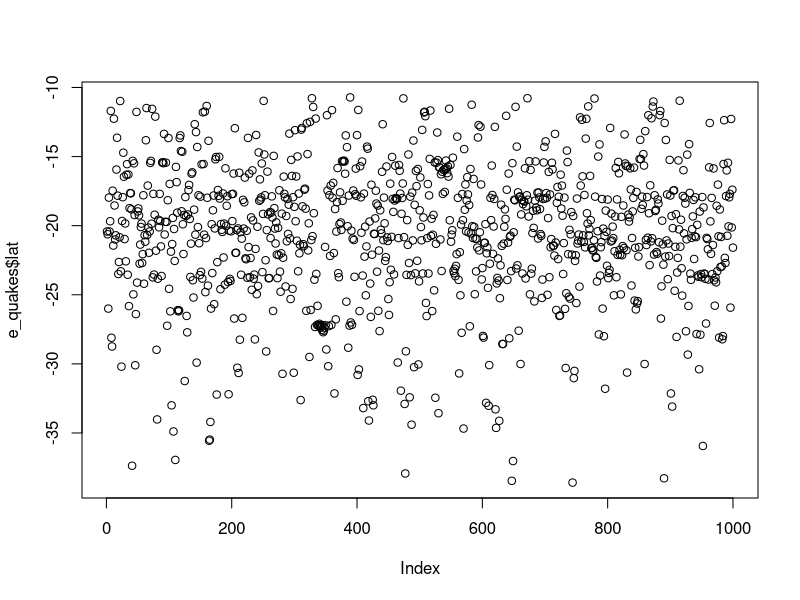
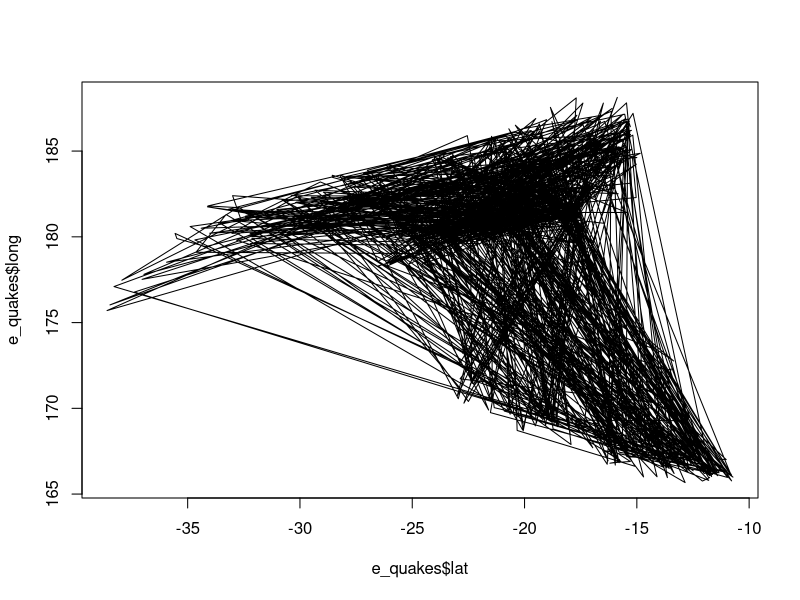
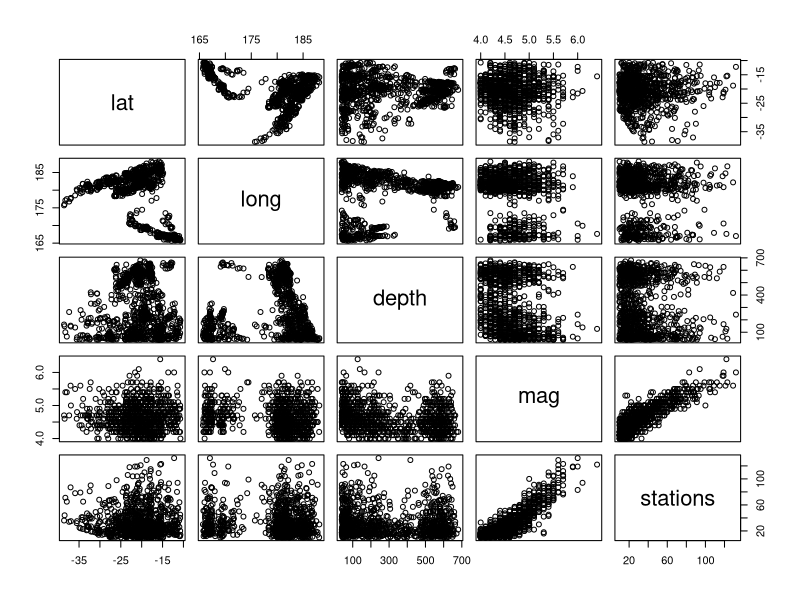
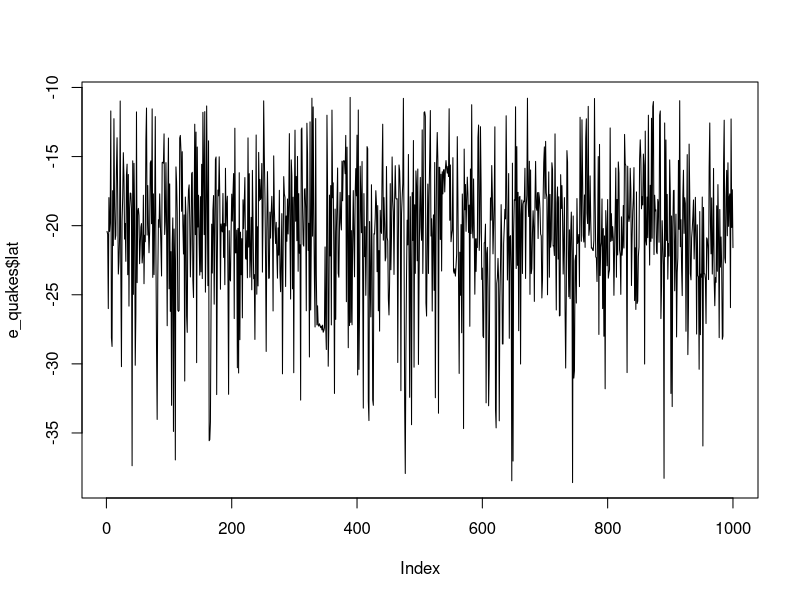
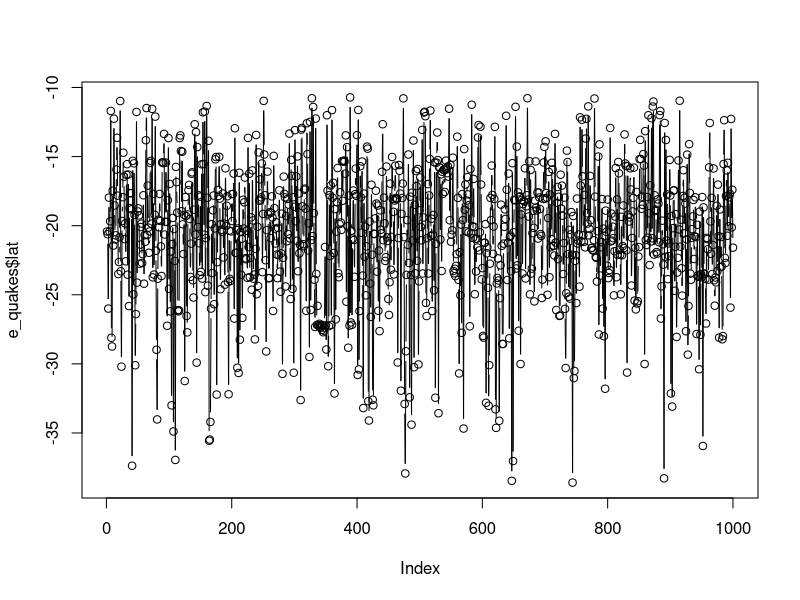
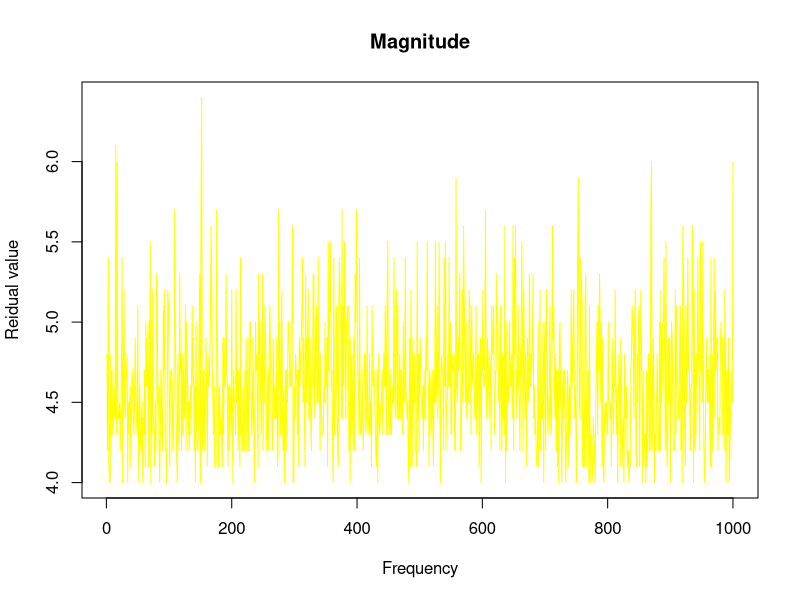
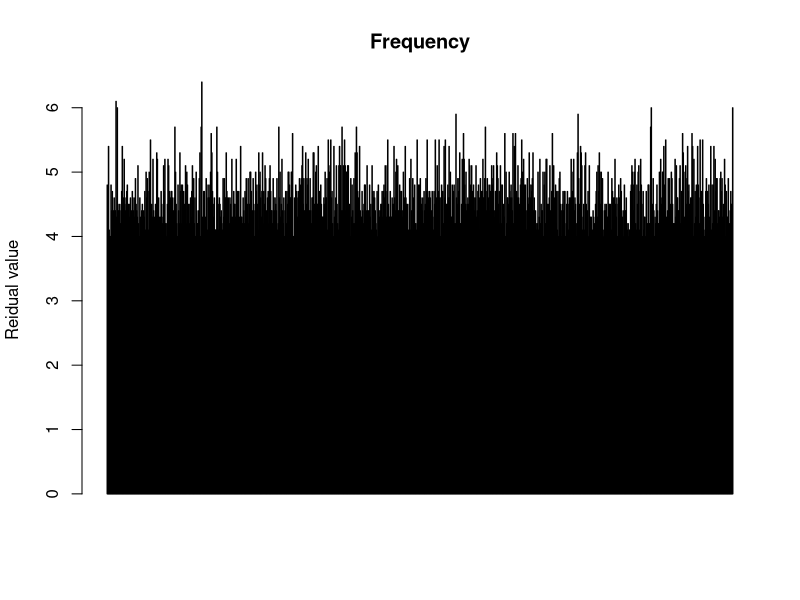
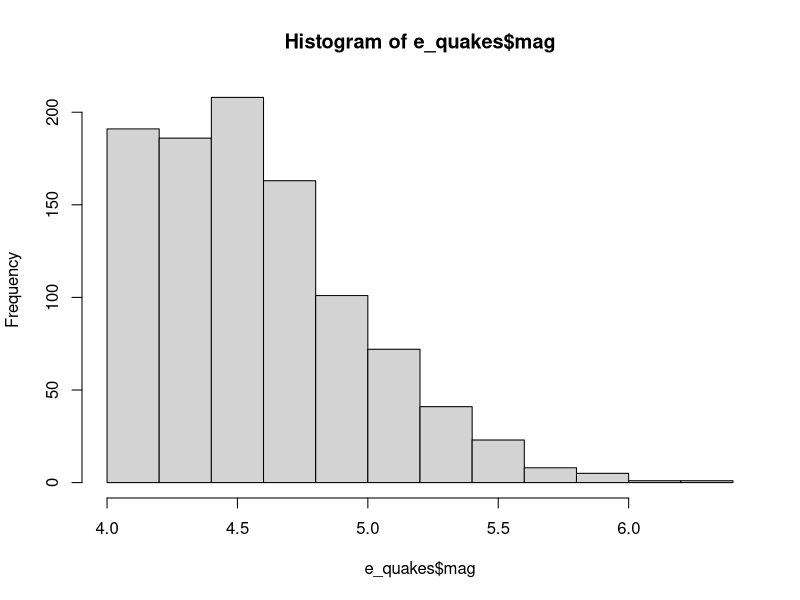

Generate these figures, in order, with R:
#
e_quakes<-datasets::quakes

#descriptive statstics

summary(e_quakes[,c(2,3)])
e_quakes$lat
e_quakes$long
e_quakes$depth
e_quakes$mag
e_quakes$stations


#summary
summary(e_quakes$mag)
summary(e_quakes$long)
summary(e_quakes$stationns)


#plotting
plot(e_quakes$lat)
plot(e_quakes$lat,e_quakes$long,type="l")
plot(e_quakes)


# p: point l: lines,b: both    

plot(e_quakes$lat, type="l")

plot(e_quakes$lat, type="b")


plot(e_quakes$mag, xlab = 'Frequency',
     ylab = 'Reidual value', main = 'Magnitude',
     col = 'yellow', type='l')
#Horizontal bar plot
barplot(e_quakes$mag, main = 'Frequency',
        ylab = 'Reidual value', col = 'purple',horiz = F,axes =T)

#Histogram
hist(e_quakes$mag)
hist(e_quakes$mag,
     main = 'Frequency of Earthquake',
     xlab = 'value', col ='coral')
####

#single box plot
boxplot(e_quakes$mag,main="Boxplot)")
boxplot.stats(e_quakes$mag)$out


# multiple box plots

boxplot(e_quakes[,0:5],main='Multiple')

#margin of the grid(mar),
#no of rows & coloumns(mfrow),
#whether a border isnto be included(bty),
#and position of the 
#labels(las:1 for horizontyal, las:0 for vertical)
#bty-box around the plot

par(mfrow=c(3,3),mar=c(2,5,2,1), las=0, bty='o')

plot(e_quakes$mag)
plot(e_quakes$mag, e_quakes$depth)
plot(e_quakes$mag, type= "l")
plot(e_quakes$mag, type= 'l')
plot(e_quakes$mag, type= "l")
barplot(e_quakes$mag, main ='Frequency',
        xlab='values', col='green',horiz = TRUE)
hist(e_quakes$depth)
boxplot(e_quakes$depth)
boxplot(e_quakes[,0:4], main='Multiple Box plots')

summary(e_quakes)
sd(e_quakes$mag,na.rm= T)
